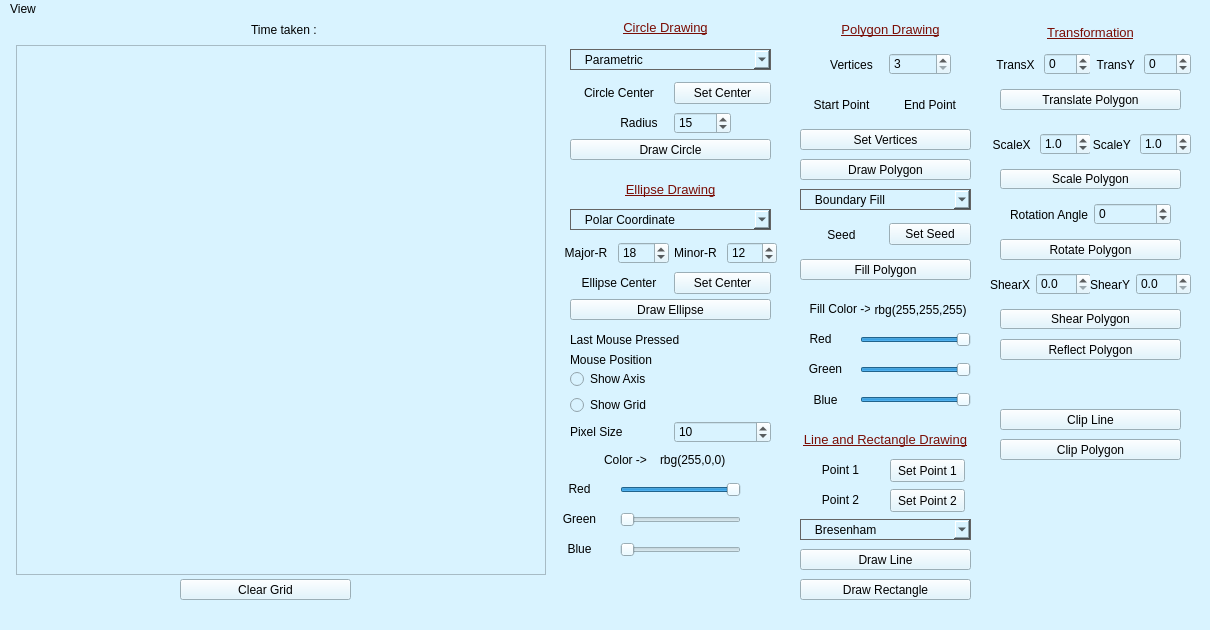
<?xml version="1.0" encoding="UTF-8"?>
<ui version="4.0">
 <class>MainWindow</class>
 <widget class="QMainWindow" name="MainWindow">
  <property name="geometry">
   <rect>
    <x>0</x>
    <y>0</y>
    <width>1210</width>
    <height>630</height>
   </rect>
  </property>
  <property name="windowTitle">
   <string>MainWindow</string>
  </property>
  <property name="styleSheet">
   <string notr="true">background-color: rgb(217, 243, 255);</string>
  </property>
  <widget class="QWidget" name="centralwidget">
   <widget class="frame_widget" name="frame">
    <property name="geometry">
     <rect>
      <x>16</x>
      <y>26</y>
      <width>530</width>
      <height>530</height>
     </rect>
    </property>
    <property name="frameShape">
     <enum>QFrame::StyledPanel</enum>
    </property>
    <property name="frameShadow">
     <enum>QFrame::Raised</enum>
    </property>
   </widget>
   <widget class="QWidget" name="layoutWidget">
    <property name="geometry">
     <rect>
      <x>570</x>
      <y>330</y>
      <width>201</width>
      <height>21</height>
     </rect>
    </property>
    <layout class="QHBoxLayout" name="horizontalLayout_2">
     <item>
      <widget class="QLabel" name="label_6">
       <property name="text">
        <string>Mouse Position</string>
       </property>
      </widget>
     </item>
     <item>
      <widget class="QLabel" name="coord">
       <property name="text">
        <string/>
       </property>
      </widget>
     </item>
    </layout>
   </widget>
   <widget class="QWidget" name="layoutWidget">
    <property name="geometry">
     <rect>
      <x>570</x>
      <y>350</y>
      <width>201</width>
      <height>74</height>
     </rect>
    </property>
    <layout class="QVBoxLayout" name="verticalLayout_2">
     <item>
      <layout class="QVBoxLayout" name="verticalLayout">
       <item>
        <widget class="QRadioButton" name="radioButton">
         <property name="text">
          <string>Show Axis</string>
         </property>
         <property name="autoExclusive">
          <bool>false</bool>
         </property>
        </widget>
       </item>
       <item>
        <widget class="QRadioButton" name="radioButton_2">
         <property name="text">
          <string>Show Grid</string>
         </property>
         <property name="autoExclusive">
          <bool>false</bool>
         </property>
        </widget>
       </item>
      </layout>
     </item>
     <item>
      <layout class="QHBoxLayout" name="horizontalLayout_3">
       <item>
        <widget class="QLabel" name="label">
         <property name="text">
          <string>Pixel Size</string>
         </property>
        </widget>
       </item>
       <item>
        <widget class="QSpinBox" name="spinBox">
         <property name="maximum">
          <number>150</number>
         </property>
         <property name="value">
          <number>10</number>
         </property>
        </widget>
       </item>
      </layout>
     </item>
    </layout>
   </widget>
   <widget class="QPushButton" name="pushButton_5">
    <property name="geometry">
     <rect>
      <x>180</x>
      <y>560</y>
      <width>171</width>
      <height>21</height>
     </rect>
    </property>
    <property name="text">
     <string>Clear Grid</string>
    </property>
   </widget>
   <widget class="QWidget" name="horizontalLayoutWidget">
    <property name="geometry">
     <rect>
      <x>570</x>
      <y>310</y>
      <width>201</width>
      <height>21</height>
     </rect>
    </property>
    <layout class="QHBoxLayout" name="horizontalLayout_6">
     <item>
      <widget class="QLabel" name="label_5">
       <property name="text">
        <string>Last Mouse Pressed</string>
       </property>
      </widget>
     </item>
     <item>
      <widget class="QLabel" name="press">
       <property name="text">
        <string/>
       </property>
      </widget>
     </item>
    </layout>
   </widget>
   <widget class="QComboBox" name="comboBox">
    <property name="geometry">
     <rect>
      <x>570</x>
      <y>30</y>
      <width>201</width>
      <height>21</height>
     </rect>
    </property>
    <property name="sizePolicy">
     <sizepolicy hsizetype="Preferred" vsizetype="Fixed">
      <horstretch>0</horstretch>
      <verstretch>0</verstretch>
     </sizepolicy>
    </property>
    <property name="layoutDirection">
     <enum>Qt::LeftToRight</enum>
    </property>
    <property name="autoFillBackground">
     <bool>false</bool>
    </property>
    <property name="styleSheet">
     <string notr="true">border: 0.5px solid rgb(100, 100, 100)
</string>
    </property>
    <property name="insertPolicy">
     <enum>QComboBox::InsertAlphabetically</enum>
    </property>
    <property name="sizeAdjustPolicy">
     <enum>QComboBox::AdjustToContentsOnFirstShow</enum>
    </property>
    <item>
     <property name="text">
      <string>   Parametric</string>
     </property>
    </item>
    <item>
     <property name="text">
      <string>   Polar Coordinates</string>
     </property>
    </item>
    <item>
     <property name="text">
      <string>   Mid Point</string>
     </property>
    </item>
    <item>
     <property name="text">
      <string>   Bresenham's Midpoint</string>
     </property>
    </item>
   </widget>
   <widget class="QPushButton" name="pushButton_6">
    <property name="geometry">
     <rect>
      <x>570</x>
      <y>120</y>
      <width>201</width>
      <height>21</height>
     </rect>
    </property>
    <property name="text">
     <string>Draw Circle</string>
    </property>
   </widget>
   <widget class="QWidget" name="horizontalLayoutWidget_2">
    <property name="geometry">
     <rect>
      <x>610</x>
      <y>90</y>
      <width>121</width>
      <height>28</height>
     </rect>
    </property>
    <layout class="QHBoxLayout" name="horizontalLayout_8">
     <item>
      <widget class="QLabel" name="label_4">
       <property name="text">
        <string>Radius</string>
       </property>
       <property name="alignment">
        <set>Qt::AlignCenter</set>
       </property>
      </widget>
     </item>
     <item>
      <widget class="QSpinBox" name="radius">
       <property name="value">
        <number>15</number>
       </property>
      </widget>
     </item>
    </layout>
   </widget>
   <widget class="QSlider" name="rSlider">
    <property name="geometry">
     <rect>
      <x>620</x>
      <y>460</y>
      <width>121</width>
      <height>21</height>
     </rect>
    </property>
    <property name="maximum">
     <number>255</number>
    </property>
    <property name="pageStep">
     <number>15</number>
    </property>
    <property name="value">
     <number>255</number>
    </property>
    <property name="orientation">
     <enum>Qt::Horizontal</enum>
    </property>
   </widget>
   <widget class="QLabel" name="R">
    <property name="geometry">
     <rect>
      <x>600</x>
      <y>430</y>
      <width>51</width>
      <height>21</height>
     </rect>
    </property>
    <property name="text">
     <string>Color -&gt;</string>
    </property>
    <property name="alignment">
     <set>Qt::AlignCenter</set>
    </property>
   </widget>
   <widget class="QSlider" name="gSlider">
    <property name="geometry">
     <rect>
      <x>620</x>
      <y>490</y>
      <width>121</width>
      <height>21</height>
     </rect>
    </property>
    <property name="maximum">
     <number>255</number>
    </property>
    <property name="pageStep">
     <number>15</number>
    </property>
    <property name="orientation">
     <enum>Qt::Horizontal</enum>
    </property>
   </widget>
   <widget class="QSlider" name="bSlider">
    <property name="geometry">
     <rect>
      <x>620</x>
      <y>520</y>
      <width>121</width>
      <height>21</height>
     </rect>
    </property>
    <property name="maximum">
     <number>255</number>
    </property>
    <property name="pageStep">
     <number>15</number>
    </property>
    <property name="orientation">
     <enum>Qt::Horizontal</enum>
    </property>
   </widget>
   <widget class="QLabel" name="label_3">
    <property name="geometry">
     <rect>
      <x>559</x>
      <y>460</y>
      <width>41</width>
      <height>20</height>
     </rect>
    </property>
    <property name="text">
     <string>Red</string>
    </property>
    <property name="alignment">
     <set>Qt::AlignCenter</set>
    </property>
   </widget>
   <widget class="QLabel" name="label_7">
    <property name="geometry">
     <rect>
      <x>559</x>
      <y>490</y>
      <width>41</width>
      <height>20</height>
     </rect>
    </property>
    <property name="text">
     <string>Green</string>
    </property>
    <property name="alignment">
     <set>Qt::AlignCenter</set>
    </property>
   </widget>
   <widget class="QLabel" name="label_8">
    <property name="geometry">
     <rect>
      <x>559</x>
      <y>520</y>
      <width>41</width>
      <height>20</height>
     </rect>
    </property>
    <property name="text">
     <string>Blue</string>
    </property>
    <property name="alignment">
     <set>Qt::AlignCenter</set>
    </property>
   </widget>
   <widget class="QLabel" name="color">
    <property name="geometry">
     <rect>
      <x>660</x>
      <y>430</y>
      <width>71</width>
      <height>21</height>
     </rect>
    </property>
    <property name="text">
     <string>rbg(255,0,0)</string>
    </property>
   </widget>
   <widget class="QWidget" name="horizontalLayoutWidget_4">
    <property name="geometry">
     <rect>
      <x>560</x>
      <y>220</y>
      <width>109</width>
      <height>28</height>
     </rect>
    </property>
    <layout class="QHBoxLayout" name="horizontalLayout">
     <item>
      <widget class="QLabel" name="label_9">
       <property name="text">
        <string>Major-R</string>
       </property>
       <property name="alignment">
        <set>Qt::AlignCenter</set>
       </property>
      </widget>
     </item>
     <item>
      <widget class="QSpinBox" name="major">
       <property name="value">
        <number>18</number>
       </property>
      </widget>
     </item>
    </layout>
   </widget>
   <widget class="QWidget" name="horizontalLayoutWidget_5">
    <property name="geometry">
     <rect>
      <x>670</x>
      <y>220</y>
      <width>107</width>
      <height>28</height>
     </rect>
    </property>
    <layout class="QHBoxLayout" name="horizontalLayout_7">
     <item>
      <widget class="QLabel" name="label_10">
       <property name="text">
        <string>Minor-R</string>
       </property>
       <property name="alignment">
        <set>Qt::AlignCenter</set>
       </property>
      </widget>
     </item>
     <item>
      <widget class="QSpinBox" name="minor">
       <property name="value">
        <number>12</number>
       </property>
      </widget>
     </item>
    </layout>
   </widget>
   <widget class="QWidget" name="horizontalLayoutWidget_6">
    <property name="geometry">
     <rect>
      <x>570</x>
      <y>250</y>
      <width>201</width>
      <height>28</height>
     </rect>
    </property>
    <layout class="QHBoxLayout" name="horizontalLayout_10">
     <item>
      <widget class="QLabel" name="center_2">
       <property name="text">
        <string>Ellipse Center</string>
       </property>
       <property name="alignment">
        <set>Qt::AlignCenter</set>
       </property>
      </widget>
     </item>
     <item>
      <widget class="QPushButton" name="pushButton">
       <property name="text">
        <string>Set Center</string>
       </property>
      </widget>
     </item>
    </layout>
   </widget>
   <widget class="QPushButton" name="pushButton_7">
    <property name="geometry">
     <rect>
      <x>570</x>
      <y>280</y>
      <width>201</width>
      <height>21</height>
     </rect>
    </property>
    <property name="text">
     <string>Draw Ellipse</string>
    </property>
   </widget>
   <widget class="QLabel" name="label_2">
    <property name="geometry">
     <rect>
      <x>600</x>
      <y>0</y>
      <width>131</width>
      <height>16</height>
     </rect>
    </property>
    <property name="styleSheet">
     <string notr="true">text-decoration: underline;
font-size: 13px;
color: rgb(122, 13, 5);</string>
    </property>
    <property name="text">
     <string>Circle Drawing</string>
    </property>
    <property name="alignment">
     <set>Qt::AlignCenter</set>
    </property>
   </widget>
   <widget class="QWidget" name="horizontalLayoutWidget_3">
    <property name="geometry">
     <rect>
      <x>570</x>
      <y>60</y>
      <width>201</width>
      <height>28</height>
     </rect>
    </property>
    <layout class="QHBoxLayout" name="horizontalLayout_4">
     <item>
      <widget class="QLabel" name="center">
       <property name="text">
        <string>Circle Center</string>
       </property>
       <property name="alignment">
        <set>Qt::AlignCenter</set>
       </property>
      </widget>
     </item>
     <item>
      <widget class="QPushButton" name="pushButton_2">
       <property name="text">
        <string>Set Center</string>
       </property>
      </widget>
     </item>
    </layout>
   </widget>
   <widget class="QLabel" name="label_11">
    <property name="geometry">
     <rect>
      <x>600</x>
      <y>160</y>
      <width>141</width>
      <height>20</height>
     </rect>
    </property>
    <property name="styleSheet">
     <string notr="true">text-decoration: underline;
font-size: 13px;
color: rgb(122, 13, 5);</string>
    </property>
    <property name="text">
     <string>Ellipse Drawing</string>
    </property>
    <property name="alignment">
     <set>Qt::AlignCenter</set>
    </property>
   </widget>
   <widget class="QLabel" name="time">
    <property name="geometry">
     <rect>
      <x>230</x>
      <y>0</y>
      <width>111</width>
      <height>21</height>
     </rect>
    </property>
    <property name="text">
     <string>Time taken : </string>
    </property>
    <property name="alignment">
     <set>Qt::AlignCenter</set>
    </property>
   </widget>
   <widget class="QComboBox" name="comboBox_2">
    <property name="geometry">
     <rect>
      <x>570</x>
      <y>190</y>
      <width>201</width>
      <height>21</height>
     </rect>
    </property>
    <property name="styleSheet">
     <string notr="true">border: 0.5px solid rgb(100, 100, 100)
</string>
    </property>
    <item>
     <property name="text">
      <string>   Polar Coordinate</string>
     </property>
    </item>
    <item>
     <property name="text">
      <string>   Midpoint</string>
     </property>
    </item>
   </widget>
   <widget class="QLabel" name="label_13">
    <property name="geometry">
     <rect>
      <x>830</x>
      <y>0</y>
      <width>121</width>
      <height>20</height>
     </rect>
    </property>
    <property name="styleSheet">
     <string notr="true">text-decoration: underline;
font-size: 13px;
color: rgb(122, 13, 5);</string>
    </property>
    <property name="text">
     <string>Polygon Drawing</string>
    </property>
    <property name="alignment">
     <set>Qt::AlignCenter</set>
    </property>
   </widget>
   <widget class="QWidget" name="horizontalLayoutWidget_7">
    <property name="geometry">
     <rect>
      <x>820</x>
      <y>30</y>
      <width>131</width>
      <height>31</height>
     </rect>
    </property>
    <layout class="QHBoxLayout" name="horizontalLayout_5">
     <item>
      <widget class="QLabel" name="label_14">
       <property name="text">
        <string>Vertices</string>
       </property>
       <property name="alignment">
        <set>Qt::AlignCenter</set>
       </property>
      </widget>
     </item>
     <item>
      <widget class="QSpinBox" name="vertices">
       <property name="minimum">
        <number>3</number>
       </property>
       <property name="maximum">
        <number>20</number>
       </property>
       <property name="value">
        <number>3</number>
       </property>
      </widget>
     </item>
    </layout>
   </widget>
   <widget class="QPushButton" name="pushButton_8">
    <property name="geometry">
     <rect>
      <x>800</x>
      <y>110</y>
      <width>171</width>
      <height>21</height>
     </rect>
    </property>
    <property name="text">
     <string>Set Vertices</string>
    </property>
   </widget>
   <widget class="QWidget" name="horizontalLayoutWidget_8">
    <property name="geometry">
     <rect>
      <x>800</x>
      <y>70</y>
      <width>171</width>
      <height>31</height>
     </rect>
    </property>
    <layout class="QHBoxLayout" name="horizontalLayout_9">
     <item>
      <widget class="QLabel" name="polygonStart">
       <property name="text">
        <string>Start Point</string>
       </property>
       <property name="alignment">
        <set>Qt::AlignCenter</set>
       </property>
      </widget>
     </item>
     <item>
      <widget class="QLabel" name="polygonEnd">
       <property name="text">
        <string>End Point</string>
       </property>
       <property name="alignment">
        <set>Qt::AlignCenter</set>
       </property>
      </widget>
     </item>
    </layout>
   </widget>
   <widget class="QPushButton" name="pushButton_9">
    <property name="geometry">
     <rect>
      <x>800</x>
      <y>140</y>
      <width>171</width>
      <height>21</height>
     </rect>
    </property>
    <property name="text">
     <string>Draw Polygon</string>
    </property>
   </widget>
   <widget class="QWidget" name="horizontalLayoutWidget_9">
    <property name="geometry">
     <rect>
      <x>800</x>
      <y>200</y>
      <width>171</width>
      <height>31</height>
     </rect>
    </property>
    <layout class="QHBoxLayout" name="horizontalLayout_11">
     <item>
      <widget class="QLabel" name="seed">
       <property name="text">
        <string>Seed</string>
       </property>
       <property name="alignment">
        <set>Qt::AlignCenter</set>
       </property>
      </widget>
     </item>
     <item>
      <widget class="QPushButton" name="pushButton_3">
       <property name="text">
        <string>Set Seed</string>
       </property>
      </widget>
     </item>
    </layout>
   </widget>
   <widget class="QPushButton" name="pushButton_4">
    <property name="geometry">
     <rect>
      <x>800</x>
      <y>240</y>
      <width>171</width>
      <height>21</height>
     </rect>
    </property>
    <property name="text">
     <string>Fill Polygon</string>
    </property>
   </widget>
   <widget class="QComboBox" name="comboBox_3">
    <property name="geometry">
     <rect>
      <x>800</x>
      <y>170</y>
      <width>171</width>
      <height>21</height>
     </rect>
    </property>
    <property name="styleSheet">
     <string notr="true">border: 0.5px solid rgb(100, 100, 100)
</string>
    </property>
    <item>
     <property name="text">
      <string>   Boundary Fill</string>
     </property>
    </item>
    <item>
     <property name="text">
      <string>   Flood Fill </string>
     </property>
    </item>
    <item>
     <property name="text">
      <string>   ScanLine Fill</string>
     </property>
    </item>
   </widget>
   <widget class="QLabel" name="label_12">
    <property name="geometry">
     <rect>
      <x>810</x>
      <y>280</y>
      <width>61</width>
      <height>20</height>
     </rect>
    </property>
    <property name="text">
     <string>Fill Color -&gt;</string>
    </property>
    <property name="alignment">
     <set>Qt::AlignCenter</set>
    </property>
   </widget>
   <widget class="QLabel" name="fillcolor">
    <property name="geometry">
     <rect>
      <x>870</x>
      <y>280</y>
      <width>101</width>
      <height>21</height>
     </rect>
    </property>
    <property name="text">
     <string>rbg(255,255,255)</string>
    </property>
    <property name="alignment">
     <set>Qt::AlignCenter</set>
    </property>
   </widget>
   <widget class="QSlider" name="rFill">
    <property name="geometry">
     <rect>
      <x>860</x>
      <y>310</y>
      <width>111</width>
      <height>21</height>
     </rect>
    </property>
    <property name="maximum">
     <number>255</number>
    </property>
    <property name="pageStep">
     <number>15</number>
    </property>
    <property name="value">
     <number>255</number>
    </property>
    <property name="orientation">
     <enum>Qt::Horizontal</enum>
    </property>
   </widget>
   <widget class="QSlider" name="gFill">
    <property name="geometry">
     <rect>
      <x>860</x>
      <y>340</y>
      <width>111</width>
      <height>21</height>
     </rect>
    </property>
    <property name="maximum">
     <number>255</number>
    </property>
    <property name="pageStep">
     <number>15</number>
    </property>
    <property name="value">
     <number>255</number>
    </property>
    <property name="orientation">
     <enum>Qt::Horizontal</enum>
    </property>
   </widget>
   <widget class="QLabel" name="label_16">
    <property name="geometry">
     <rect>
      <x>800</x>
      <y>310</y>
      <width>41</width>
      <height>20</height>
     </rect>
    </property>
    <property name="text">
     <string>Red</string>
    </property>
    <property name="alignment">
     <set>Qt::AlignCenter</set>
    </property>
   </widget>
   <widget class="QLabel" name="label_17">
    <property name="geometry">
     <rect>
      <x>800</x>
      <y>340</y>
      <width>51</width>
      <height>20</height>
     </rect>
    </property>
    <property name="text">
     <string>Green</string>
    </property>
    <property name="alignment">
     <set>Qt::AlignCenter</set>
    </property>
   </widget>
   <widget class="QLabel" name="label_18">
    <property name="geometry">
     <rect>
      <x>800</x>
      <y>370</y>
      <width>51</width>
      <height>21</height>
     </rect>
    </property>
    <property name="text">
     <string>Blue</string>
    </property>
    <property name="alignment">
     <set>Qt::AlignCenter</set>
    </property>
   </widget>
   <widget class="QSlider" name="bFill">
    <property name="geometry">
     <rect>
      <x>860</x>
      <y>370</y>
      <width>111</width>
      <height>21</height>
     </rect>
    </property>
    <property name="maximum">
     <number>255</number>
    </property>
    <property name="pageStep">
     <number>15</number>
    </property>
    <property name="value">
     <number>255</number>
    </property>
    <property name="orientation">
     <enum>Qt::Horizontal</enum>
    </property>
   </widget>
   <widget class="QWidget" name="horizontalLayoutWidget_10">
    <property name="geometry">
     <rect>
      <x>990</x>
      <y>30</y>
      <width>101</width>
      <height>31</height>
     </rect>
    </property>
    <layout class="QHBoxLayout" name="horizontalLayout_12">
     <item>
      <widget class="QLabel" name="label_15">
       <property name="text">
        <string>TransX </string>
       </property>
       <property name="alignment">
        <set>Qt::AlignRight|Qt::AlignTrailing|Qt::AlignVCenter</set>
       </property>
      </widget>
     </item>
     <item>
      <widget class="QSpinBox" name="tranx">
       <property name="minimum">
        <number>-50</number>
       </property>
       <property name="maximum">
        <number>50</number>
       </property>
      </widget>
     </item>
    </layout>
   </widget>
   <widget class="QWidget" name="horizontalLayoutWidget_11">
    <property name="geometry">
     <rect>
      <x>1090</x>
      <y>30</y>
      <width>101</width>
      <height>31</height>
     </rect>
    </property>
    <layout class="QHBoxLayout" name="horizontalLayout_13">
     <item>
      <widget class="QLabel" name="label_19">
       <property name="text">
        <string>TransY </string>
       </property>
       <property name="alignment">
        <set>Qt::AlignRight|Qt::AlignTrailing|Qt::AlignVCenter</set>
       </property>
      </widget>
     </item>
     <item>
      <widget class="QSpinBox" name="trany">
       <property name="minimum">
        <number>-50</number>
       </property>
       <property name="maximum">
        <number>50</number>
       </property>
      </widget>
     </item>
    </layout>
   </widget>
   <widget class="QPushButton" name="pushButton_translate">
    <property name="geometry">
     <rect>
      <x>1000</x>
      <y>70</y>
      <width>181</width>
      <height>21</height>
     </rect>
    </property>
    <property name="text">
     <string>Translate Polygon</string>
    </property>
   </widget>
   <widget class="QLabel" name="label_20">
    <property name="geometry">
     <rect>
      <x>1035</x>
      <y>3</y>
      <width>111</width>
      <height>21</height>
     </rect>
    </property>
    <property name="styleSheet">
     <string notr="true">text-decoration: underline;
font-size: 13px;
color: rgb(122, 13, 5);</string>
    </property>
    <property name="text">
     <string>Transformation</string>
    </property>
    <property name="alignment">
     <set>Qt::AlignCenter</set>
    </property>
   </widget>
   <widget class="QWidget" name="horizontalLayoutWidget_12">
    <property name="geometry">
     <rect>
      <x>990</x>
      <y>110</y>
      <width>101</width>
      <height>31</height>
     </rect>
    </property>
    <layout class="QHBoxLayout" name="horizontalLayout_14">
     <item>
      <widget class="QLabel" name="label_21">
       <property name="text">
        <string>ScaleX </string>
       </property>
       <property name="alignment">
        <set>Qt::AlignRight|Qt::AlignTrailing|Qt::AlignVCenter</set>
       </property>
      </widget>
     </item>
     <item>
      <widget class="QDoubleSpinBox" name="scalex">
       <property name="prefix">
        <string/>
       </property>
       <property name="decimals">
        <number>1</number>
       </property>
       <property name="maximum">
        <double>10.000000000000000</double>
       </property>
       <property name="singleStep">
        <double>0.300000000000000</double>
       </property>
       <property name="value">
        <double>1.000000000000000</double>
       </property>
      </widget>
     </item>
    </layout>
   </widget>
   <widget class="QWidget" name="horizontalLayoutWidget_13">
    <property name="geometry">
     <rect>
      <x>1090</x>
      <y>110</y>
      <width>101</width>
      <height>31</height>
     </rect>
    </property>
    <layout class="QHBoxLayout" name="horizontalLayout_15">
     <item>
      <widget class="QLabel" name="label_22">
       <property name="text">
        <string>ScaleY </string>
       </property>
       <property name="alignment">
        <set>Qt::AlignRight|Qt::AlignTrailing|Qt::AlignVCenter</set>
       </property>
      </widget>
     </item>
     <item>
      <widget class="QDoubleSpinBox" name="scaley">
       <property name="decimals">
        <number>1</number>
       </property>
       <property name="maximum">
        <double>10.000000000000000</double>
       </property>
       <property name="singleStep">
        <double>0.300000000000000</double>
       </property>
       <property name="value">
        <double>1.000000000000000</double>
       </property>
      </widget>
     </item>
    </layout>
   </widget>
   <widget class="QPushButton" name="pushButton_scale">
    <property name="geometry">
     <rect>
      <x>1000</x>
      <y>150</y>
      <width>181</width>
      <height>20</height>
     </rect>
    </property>
    <property name="text">
     <string>Scale Polygon</string>
    </property>
   </widget>
   <widget class="QWidget" name="horizontalLayoutWidget_14">
    <property name="geometry">
     <rect>
      <x>1010</x>
      <y>180</y>
      <width>161</width>
      <height>31</height>
     </rect>
    </property>
    <layout class="QHBoxLayout" name="horizontalLayout_16">
     <item>
      <widget class="QLabel" name="label_23">
       <property name="text">
        <string>Rotation Angle</string>
       </property>
       <property name="alignment">
        <set>Qt::AlignRight|Qt::AlignTrailing|Qt::AlignVCenter</set>
       </property>
      </widget>
     </item>
     <item>
      <widget class="QSpinBox" name="rotate">
       <property name="minimum">
        <number>-180</number>
       </property>
       <property name="maximum">
        <number>180</number>
       </property>
       <property name="singleStep">
        <number>5</number>
       </property>
      </widget>
     </item>
    </layout>
   </widget>
   <widget class="QPushButton" name="pushButton_rotate">
    <property name="geometry">
     <rect>
      <x>1000</x>
      <y>220</y>
      <width>181</width>
      <height>21</height>
     </rect>
    </property>
    <property name="text">
     <string>Rotate Polygon</string>
    </property>
   </widget>
   <widget class="QPushButton" name="pushButton_11">
    <property name="geometry">
     <rect>
      <x>890</x>
      <y>470</y>
      <width>75</width>
      <height>23</height>
     </rect>
    </property>
    <property name="text">
     <string>Set Point 2</string>
    </property>
   </widget>
   <widget class="QPushButton" name="pushButton_10">
    <property name="geometry">
     <rect>
      <x>890</x>
      <y>440</y>
      <width>75</width>
      <height>23</height>
     </rect>
    </property>
    <property name="text">
     <string>Set Point 1</string>
    </property>
   </widget>
   <widget class="QPushButton" name="pushButton_line">
    <property name="geometry">
     <rect>
      <x>800</x>
      <y>530</y>
      <width>171</width>
      <height>21</height>
     </rect>
    </property>
    <property name="text">
     <string>Draw Line</string>
    </property>
   </widget>
   <widget class="QPushButton" name="pushButton_reflect">
    <property name="geometry">
     <rect>
      <x>1000</x>
      <y>320</y>
      <width>181</width>
      <height>21</height>
     </rect>
    </property>
    <property name="text">
     <string>Reflect Polygon</string>
    </property>
   </widget>
   <widget class="QLabel" name="point1">
    <property name="geometry">
     <rect>
      <x>800</x>
      <y>440</y>
      <width>81</width>
      <height>21</height>
     </rect>
    </property>
    <property name="text">
     <string>Point 1</string>
    </property>
    <property name="alignment">
     <set>Qt::AlignCenter</set>
    </property>
   </widget>
   <widget class="QLabel" name="point2">
    <property name="geometry">
     <rect>
      <x>800</x>
      <y>470</y>
      <width>81</width>
      <height>21</height>
     </rect>
    </property>
    <property name="text">
     <string>Point 2</string>
    </property>
    <property name="alignment">
     <set>Qt::AlignCenter</set>
    </property>
   </widget>
   <widget class="QLabel" name="label_26">
    <property name="geometry">
     <rect>
      <x>800</x>
      <y>410</y>
      <width>171</width>
      <height>21</height>
     </rect>
    </property>
    <property name="styleSheet">
     <string notr="true">text-decoration: underline;
font-size: 13px;
color: rgb(122, 13, 5);
</string>
    </property>
    <property name="text">
     <string>Line and Rectangle Drawing</string>
    </property>
    <property name="alignment">
     <set>Qt::AlignCenter</set>
    </property>
   </widget>
   <widget class="QComboBox" name="comboBox_4">
    <property name="geometry">
     <rect>
      <x>800</x>
      <y>500</y>
      <width>171</width>
      <height>21</height>
     </rect>
    </property>
    <property name="styleSheet">
     <string notr="true">border: 0.5px solid rgb(100, 100, 100)
</string>
    </property>
    <item>
     <property name="text">
      <string>   Bresenham</string>
     </property>
    </item>
    <item>
     <property name="text">
      <string>   DDA</string>
     </property>
    </item>
    <item>
     <property name="text">
      <string>   Parametric</string>
     </property>
    </item>
   </widget>
   <widget class="QWidget" name="horizontalLayoutWidget_15">
    <property name="geometry">
     <rect>
      <x>990</x>
      <y>250</y>
      <width>101</width>
      <height>31</height>
     </rect>
    </property>
    <layout class="QHBoxLayout" name="horizontalLayout_17">
     <item>
      <widget class="QLabel" name="label_24">
       <property name="text">
        <string>ShearX</string>
       </property>
       <property name="alignment">
        <set>Qt::AlignCenter</set>
       </property>
      </widget>
     </item>
     <item>
      <widget class="QDoubleSpinBox" name="shearx">
       <property name="decimals">
        <number>1</number>
       </property>
       <property name="singleStep">
        <double>0.500000000000000</double>
       </property>
      </widget>
     </item>
    </layout>
   </widget>
   <widget class="QWidget" name="horizontalLayoutWidget_16">
    <property name="geometry">
     <rect>
      <x>1090</x>
      <y>250</y>
      <width>101</width>
      <height>31</height>
     </rect>
    </property>
    <layout class="QHBoxLayout" name="horizontalLayout_18">
     <item>
      <widget class="QLabel" name="label_25">
       <property name="text">
        <string>ShearY</string>
       </property>
       <property name="alignment">
        <set>Qt::AlignCenter</set>
       </property>
      </widget>
     </item>
     <item>
      <widget class="QDoubleSpinBox" name="sheary">
       <property name="decimals">
        <number>1</number>
       </property>
       <property name="singleStep">
        <double>0.500000000000000</double>
       </property>
      </widget>
     </item>
    </layout>
   </widget>
   <widget class="QPushButton" name="pushButton_shear">
    <property name="geometry">
     <rect>
      <x>1000</x>
      <y>290</y>
      <width>181</width>
      <height>20</height>
     </rect>
    </property>
    <property name="text">
     <string>Shear Polygon</string>
    </property>
   </widget>
   <widget class="QPushButton" name="pushButton_rect">
    <property name="geometry">
     <rect>
      <x>800</x>
      <y>560</y>
      <width>171</width>
      <height>21</height>
     </rect>
    </property>
    <property name="text">
     <string>Draw Rectangle</string>
    </property>
   </widget>
   <widget class="QPushButton" name="pushButton_clipL">
    <property name="geometry">
     <rect>
      <x>1000</x>
      <y>390</y>
      <width>181</width>
      <height>21</height>
     </rect>
    </property>
    <property name="text">
     <string>Clip Line</string>
    </property>
   </widget>
   <widget class="QPushButton" name="pushButton_clipP">
    <property name="geometry">
     <rect>
      <x>1000</x>
      <y>420</y>
      <width>181</width>
      <height>21</height>
     </rect>
    </property>
    <property name="text">
     <string>Clip Polygon</string>
    </property>
   </widget>
  </widget>
  <widget class="QMenuBar" name="menubar">
   <property name="geometry">
    <rect>
     <x>0</x>
     <y>0</y>
     <width>1210</width>
     <height>21</height>
    </rect>
   </property>
   <widget class="QMenu" name="menuCreate_New">
    <property name="styleSheet">
     <string notr="true"/>
    </property>
    <property name="title">
     <string>View</string>
    </property>
   </widget>
   <addaction name="menuCreate_New"/>
  </widget>
  <widget class="QStatusBar" name="statusbar"/>
 </widget>
 <customwidgets>
  <customwidget>
   <class>frame_widget</class>
   <extends>QFrame</extends>
   <header>frame_widget.h</header>
   <container>1</container>
  </customwidget>
 </customwidgets>
 <resources/>
 <connections/>
</ui>
